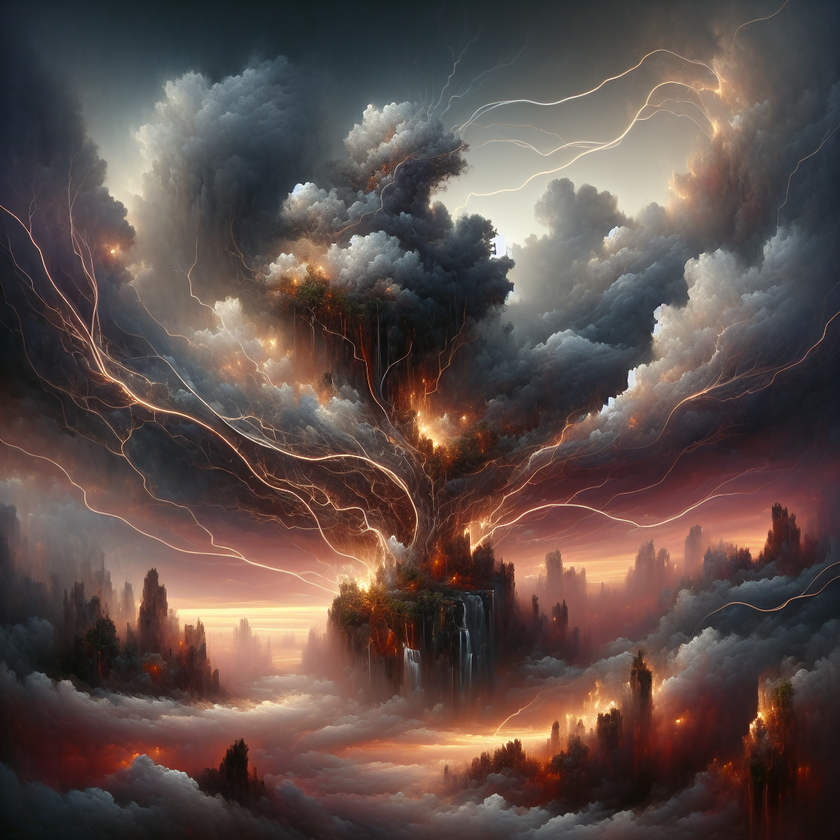
#> input picture image.png, 840 x 840 px, shrunk from 1024 x 1024 before the run
$ python image_processing.py
#> lines starting #> are read from the running program, lines starting #| are printed output that depends on the picture
from pathlib import Path
import textwrap
from PIL import Image, ImageFont, ImageDraw, ImageFilter


class image_processing:
    def text_overlay(quote):
        print("Writing text overlay...")
        IMAGE_FILE = Path.cwd() / "image.png"
        font_size = 72
        text_font = ImageFont.truetype("Roboto-Black.ttf", size=font_size)
        # text = quote
        text = textwrap.fill(text=quote, width=25)

        try:
            image = Image.open(IMAGE_FILE)
#> image is the input picture: PIL image 840x840 RGB; mean R, G, B 94.2, 78.3, 74.2
        except Exception as e:
            print(f"Error opening image file: {e}")
            return

        image_editable = ImageDraw.Draw(image)
        position = (130, 50)

        image_editable.text(
            position,
            text,
            (255, 255, 255),
            font=text_font,
            stroke_width=3,
            stroke_fill=(0, 0, 0),
        )

        # Watermark
        width, height = image.size
#> width = 840; height = 840

        draw = ImageDraw.Draw(image)
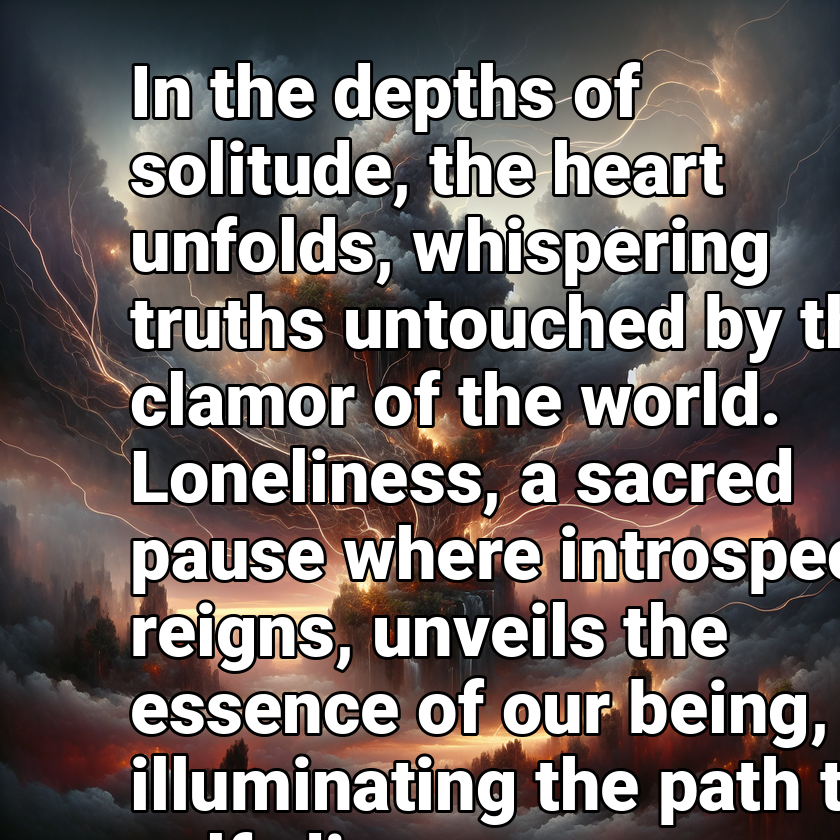
#> image: PIL image 840x840 RGB; mean R, G, B 112.2, 103.5, 101.6
        watermark_text = "facebook.com/WordsToMotivate"
        watermark_font_size = 50
        watermark_font = ImageFont.truetype(
            "Roboto-Black.ttf", size=watermark_font_size
        )

        # Calculate wm_width and wm_height
        wm_bbox = draw.textbbox((0, 0), watermark_text, font=watermark_font)
#> wm_bbox = (0, 9, 736, 50)
        wm_width = wm_bbox[2] - wm_bbox[0]
#> wm_width = 736
        wm_height = wm_bbox[3] - wm_bbox[1]
#> wm_height = 41

        # Calculate x, y coordinates of the text
        margin = 10
        x = width - wm_width - margin
#> x = 94
        y = height - wm_height - margin
#> y = 789

        # Draw watermark
        draw.text((x, y), watermark_text, font=watermark_font)

        image.save(Path.cwd() / "final.png")
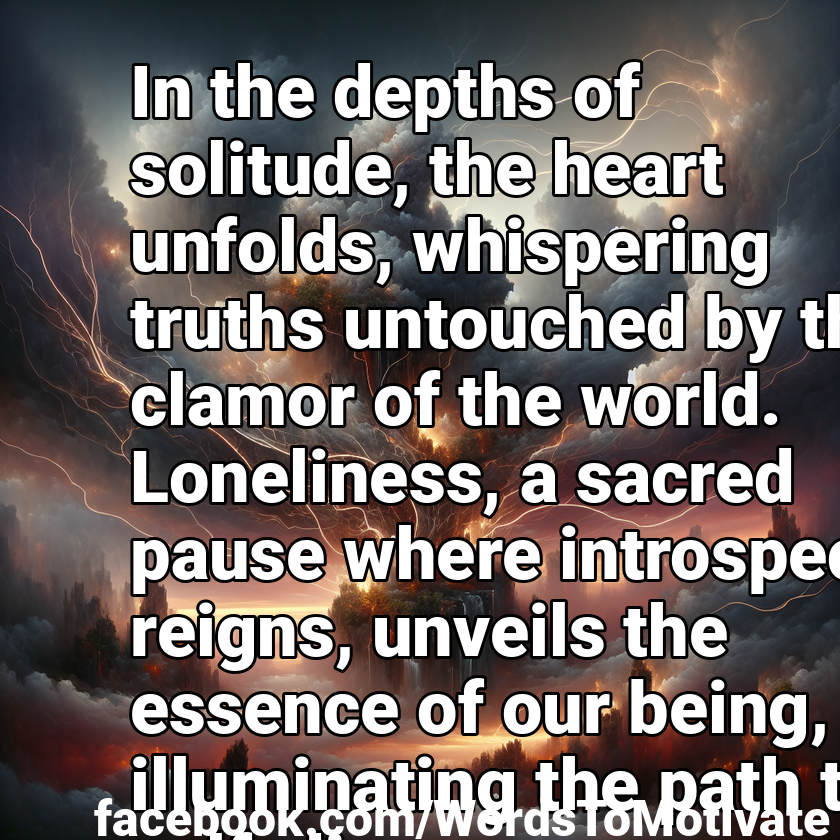
#> saved as final.png: PIL image 840x840 RGB; mean R, G, B 115.6, 107, 105.2

        print("Image overlay created.")


if __name__ == "__main__":
    image_processing.text_overlay(
        "In the depths of solitude, the heart unfolds, whispering truths untouched by the clamor of the world. Loneliness, a sacred pause where introspection reigns, unveils the essence of our being, illuminating the path to self-discovery."
    )

$ run again, with test.png copied over image.png
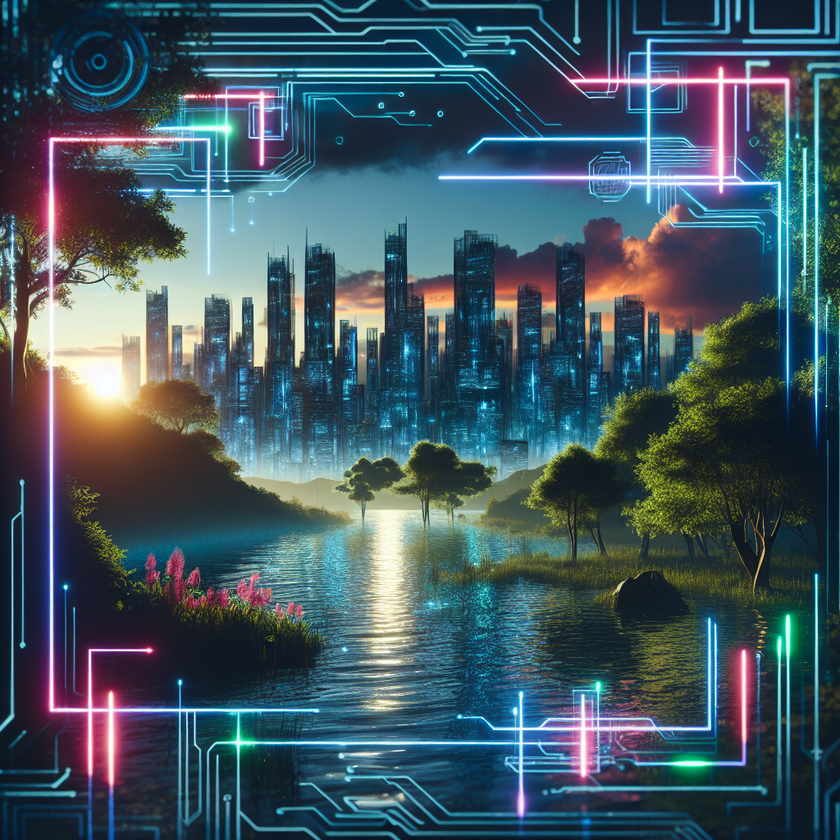
#> input picture test.png, 840 x 840 px, shrunk from 1024 x 1024 before the run
#> in text_overlay, image is the input picture: PIL image 840x840 RGB; mean R, G, B 66, 86.9, 96.8
#> in text_overlay, `draw = ImageDraw.Draw(image)`:
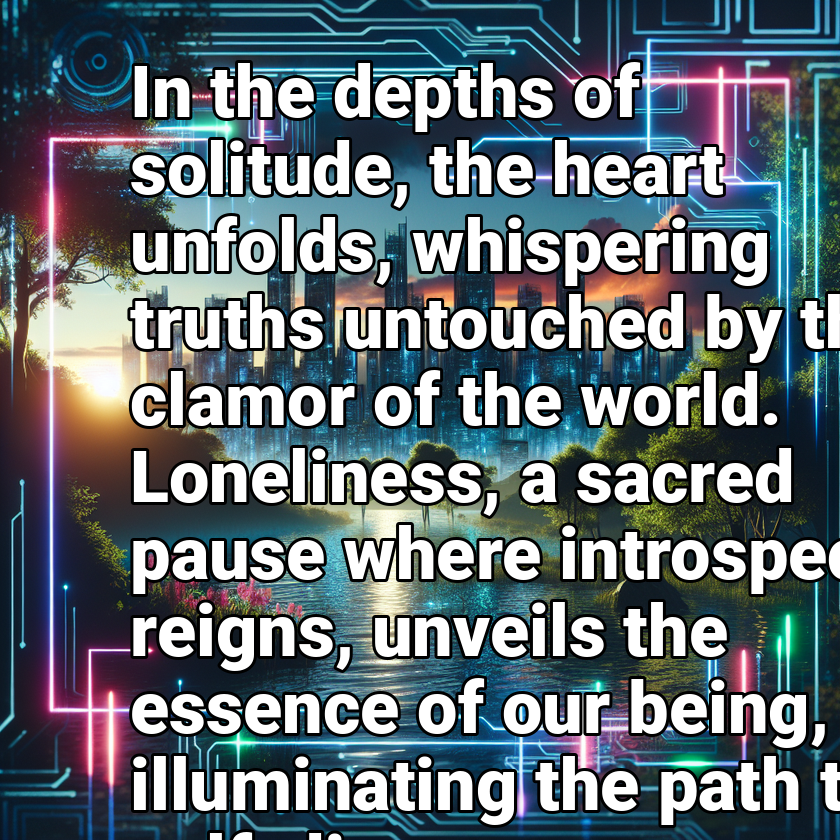
#> image: PIL image 840x840 RGB; mean R, G, B 98.8, 110.8, 117.8
#> wm_bbox = (0, 9, 736, 50)
#> wm_width = 736
#> wm_height = 41
#> x = 94
#> y = 789
#> in text_overlay, `image.save(Path.cwd() / "final.png")`:
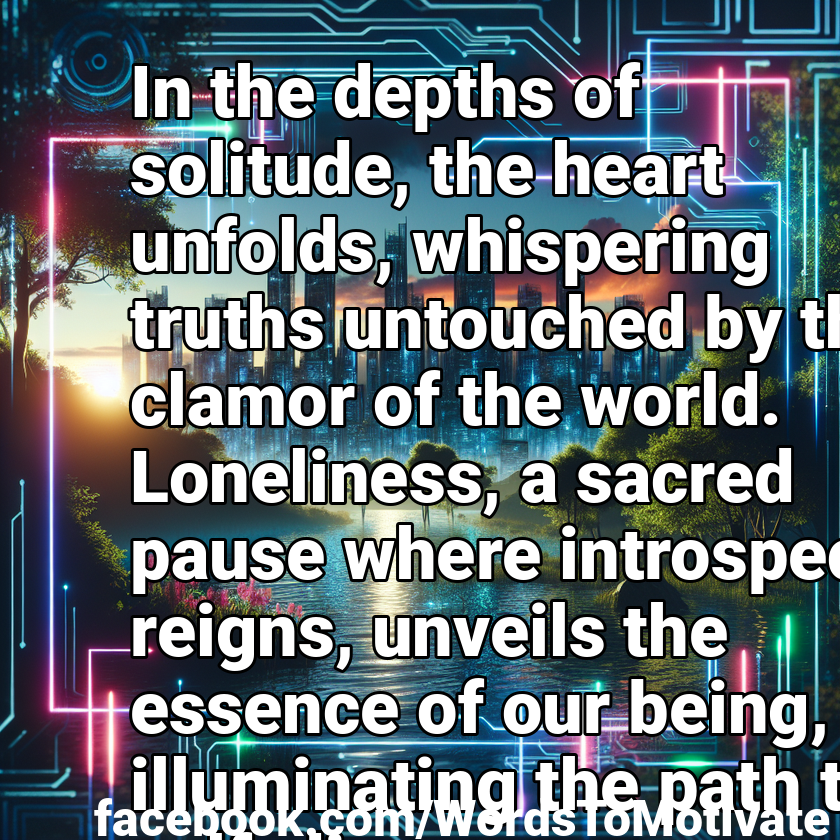
#> saved as final.png: PIL image 840x840 RGB; mean R, G, B 102.6, 114.2, 120.9
